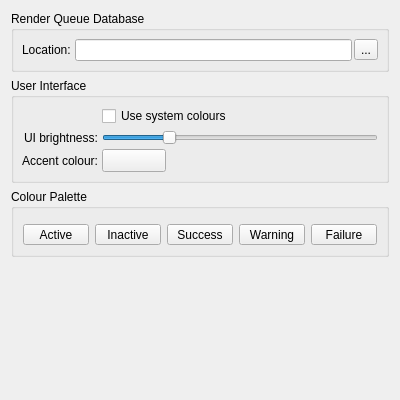
<?xml version="1.0" encoding="UTF-8"?>
<ui version="4.0">
 <class>settings_frame</class>
 <widget class="QFrame" name="settings_frame">
  <property name="geometry">
   <rect>
    <x>0</x>
    <y>0</y>
    <width>400</width>
    <height>400</height>
   </rect>
  </property>
  <property name="windowTitle">
   <string>Frame</string>
  </property>
  <property name="frameShape">
   <enum>QFrame::NoFrame</enum>
  </property>
  <layout class="QVBoxLayout" name="verticalLayout">
   <item>
    <widget class="QGroupBox" name="database_groupBox">
     <property name="sizePolicy">
      <sizepolicy hsizetype="Preferred" vsizetype="Maximum">
       <horstretch>0</horstretch>
       <verstretch>0</verstretch>
      </sizepolicy>
     </property>
     <property name="title">
      <string>Render Queue Database</string>
     </property>
     <property name="expandable" stdset="0">
      <bool>true</bool>
     </property>
     <property name="xmlCategory" stdset="0">
      <string>database</string>
     </property>
     <layout class="QFormLayout" name="generic_formLayout">
      <property name="fieldGrowthPolicy">
       <enum>QFormLayout::AllNonFixedFieldsGrow</enum>
      </property>
      <property name="labelAlignment">
       <set>Qt::AlignRight|Qt::AlignTrailing|Qt::AlignVCenter</set>
      </property>
      <property name="horizontalSpacing">
       <number>4</number>
      </property>
      <property name="verticalSpacing">
       <number>4</number>
      </property>
      <property name="leftMargin">
       <number>8</number>
      </property>
      <property name="topMargin">
       <number>8</number>
      </property>
      <property name="rightMargin">
       <number>8</number>
      </property>
      <property name="bottomMargin">
       <number>8</number>
      </property>
      <item row="0" column="0">
       <widget class="QLabel" name="location_label">
        <property name="text">
         <string>Location:</string>
        </property>
        <property name="buddy">
         <cstring>location_lineEdit</cstring>
        </property>
       </widget>
      </item>
      <item row="0" column="1">
       <widget class="QFrame" name="location_frame">
        <property name="lineWidth">
         <number>0</number>
        </property>
        <layout class="QHBoxLayout" name="command_horizontalLayout">
         <property name="spacing">
          <number>2</number>
         </property>
         <property name="leftMargin">
          <number>0</number>
         </property>
         <property name="topMargin">
          <number>0</number>
         </property>
         <property name="rightMargin">
          <number>0</number>
         </property>
         <property name="bottomMargin">
          <number>0</number>
         </property>
         <item>
          <widget class="QLineEdit" name="location_lineEdit">
           <property name="toolTip">
            <string>&lt;html&gt;&lt;head/&gt;&lt;body&gt;&lt;p&gt;Path the the folder containing the render queue database.&lt;/p&gt;&lt;/body&gt;&lt;/html&gt;</string>
           </property>
           <property name="text">
            <string/>
           </property>
           <property name="xmlTag" stdset="0">
            <string>databaseLocation</string>
           </property>
          </widget>
         </item>
         <item>
          <widget class="QToolButton" name="locationBrowse_toolButton">
           <property name="text">
            <string>...</string>
           </property>
           <property name="iconSize">
            <size>
             <width>15</width>
             <height>15</height>
            </size>
           </property>
           <property name="toolButtonStyle">
            <enum>Qt::ToolButtonIconOnly</enum>
           </property>
           <property name="noBackground" stdset="0">
            <bool>false</bool>
           </property>
          </widget>
         </item>
        </layout>
       </widget>
      </item>
     </layout>
    </widget>
   </item>
   <item>
    <widget class="QGroupBox" name="userInterface_groupBox">
     <property name="sizePolicy">
      <sizepolicy hsizetype="Preferred" vsizetype="Maximum">
       <horstretch>0</horstretch>
       <verstretch>0</verstretch>
      </sizepolicy>
     </property>
     <property name="title">
      <string>User Interface</string>
     </property>
     <property name="checked">
      <bool>false</bool>
     </property>
     <property name="expandable" stdset="0">
      <bool>true</bool>
     </property>
     <property name="xmlCategory" stdset="0">
      <string>userInterface</string>
     </property>
     <layout class="QFormLayout" name="frames_formLayout">
      <property name="fieldGrowthPolicy">
       <enum>QFormLayout::AllNonFixedFieldsGrow</enum>
      </property>
      <property name="labelAlignment">
       <set>Qt::AlignRight|Qt::AlignTrailing|Qt::AlignVCenter</set>
      </property>
      <property name="horizontalSpacing">
       <number>4</number>
      </property>
      <property name="verticalSpacing">
       <number>4</number>
      </property>
      <property name="leftMargin">
       <number>8</number>
      </property>
      <property name="topMargin">
       <number>8</number>
      </property>
      <property name="rightMargin">
       <number>8</number>
      </property>
      <property name="bottomMargin">
       <number>8</number>
      </property>
      <item row="1" column="0">
       <widget class="QLabel" name="uiBrightness_label">
        <property name="text">
         <string>UI brightness:</string>
        </property>
        <property name="buddy">
         <cstring>uiBrightness_slider</cstring>
        </property>
       </widget>
      </item>
      <item row="1" column="1">
       <widget class="QFrame" name="uiBrightness_frame">
        <property name="lineWidth">
         <number>0</number>
        </property>
        <layout class="QHBoxLayout" name="taskSize_horizontalLayout">
         <property name="spacing">
          <number>6</number>
         </property>
         <property name="leftMargin">
          <number>0</number>
         </property>
         <property name="topMargin">
          <number>0</number>
         </property>
         <property name="rightMargin">
          <number>0</number>
         </property>
         <property name="bottomMargin">
          <number>0</number>
         </property>
         <item>
          <widget class="QSlider" name="uiBrightness_slider">
           <property name="minimum">
            <number>17</number>
           </property>
           <property name="maximum">
            <number>238</number>
           </property>
           <property name="singleStep">
            <number>1</number>
           </property>
           <property name="pageStep">
            <number>17</number>
           </property>
           <property name="value">
            <number>68</number>
           </property>
           <property name="orientation">
            <enum>Qt::Horizontal</enum>
           </property>
           <property name="tickPosition">
            <enum>QSlider::NoTicks</enum>
           </property>
           <property name="tickInterval">
            <number>10</number>
           </property>
           <property name="xmlTag" stdset="0">
            <string>uiBrightness</string>
           </property>
          </widget>
         </item>
        </layout>
       </widget>
      </item>
      <item row="0" column="1">
       <widget class="QCheckBox" name="useSystemColors_checkBox">
        <property name="text">
         <string>Use system colours</string>
        </property>
        <property name="tristate">
         <bool>false</bool>
        </property>
        <property name="xmlTag" stdset="0">
         <string>useSystemColors</string>
        </property>
       </widget>
      </item>
      <item row="2" column="0">
       <widget class="QLabel" name="uiAccentColor_label">
        <property name="text">
         <string>Accent colour:</string>
        </property>
        <property name="buddy">
         <cstring>uiAccentColor_button</cstring>
        </property>
       </widget>
      </item>
      <item row="2" column="1">
       <widget class="QToolButton" name="uiAccentColor_button">
        <property name="minimumSize">
         <size>
          <width>64</width>
          <height>0</height>
         </size>
        </property>
        <property name="xmlTag" stdset="0">
         <string>uiAccentColor</string>
        </property>
        <property name="colorChooser" stdset="0">
         <bool>true</bool>
        </property>
       </widget>
      </item>
     </layout>
    </widget>
   </item>
   <item>
    <widget class="QGroupBox" name="palette_groupBox">
     <property name="sizePolicy">
      <sizepolicy hsizetype="Preferred" vsizetype="Maximum">
       <horstretch>0</horstretch>
       <verstretch>0</verstretch>
      </sizepolicy>
     </property>
     <property name="title">
      <string>Colour Palette</string>
     </property>
     <property name="checked">
      <bool>false</bool>
     </property>
     <property name="expandable" stdset="0">
      <bool>true</bool>
     </property>
     <property name="xmlCategory" stdset="0">
      <string>colorPalette</string>
     </property>
     <layout class="QGridLayout" name="gridLayout">
      <item row="1" column="1">
       <widget class="QToolButton" name="colorInactive_button">
        <property name="sizePolicy">
         <sizepolicy hsizetype="Expanding" vsizetype="Fixed">
          <horstretch>0</horstretch>
          <verstretch>0</verstretch>
         </sizepolicy>
        </property>
        <property name="minimumSize">
         <size>
          <width>64</width>
          <height>0</height>
         </size>
        </property>
        <property name="text">
         <string>Inactive</string>
        </property>
        <property name="xmlTag" stdset="0">
         <string>colorInactive</string>
        </property>
        <property name="colorChooser" stdset="0">
         <bool>true</bool>
        </property>
       </widget>
      </item>
      <item row="1" column="2">
       <widget class="QToolButton" name="colorSuccess_button">
        <property name="sizePolicy">
         <sizepolicy hsizetype="Expanding" vsizetype="Fixed">
          <horstretch>0</horstretch>
          <verstretch>0</verstretch>
         </sizepolicy>
        </property>
        <property name="minimumSize">
         <size>
          <width>64</width>
          <height>0</height>
         </size>
        </property>
        <property name="text">
         <string>Success</string>
        </property>
        <property name="xmlTag" stdset="0">
         <string>colorSuccess</string>
        </property>
        <property name="colorChooser" stdset="0">
         <bool>true</bool>
        </property>
       </widget>
      </item>
      <item row="1" column="0">
       <widget class="QToolButton" name="colorActive_button">
        <property name="sizePolicy">
         <sizepolicy hsizetype="Expanding" vsizetype="Fixed">
          <horstretch>0</horstretch>
          <verstretch>0</verstretch>
         </sizepolicy>
        </property>
        <property name="minimumSize">
         <size>
          <width>64</width>
          <height>0</height>
         </size>
        </property>
        <property name="text">
         <string>Active</string>
        </property>
        <property name="xmlTag" stdset="0">
         <string>colorActive</string>
        </property>
        <property name="colorChooser" stdset="0">
         <bool>true</bool>
        </property>
       </widget>
      </item>
      <item row="1" column="3">
       <widget class="QToolButton" name="colorWarning_button">
        <property name="sizePolicy">
         <sizepolicy hsizetype="Expanding" vsizetype="Fixed">
          <horstretch>0</horstretch>
          <verstretch>0</verstretch>
         </sizepolicy>
        </property>
        <property name="minimumSize">
         <size>
          <width>64</width>
          <height>0</height>
         </size>
        </property>
        <property name="text">
         <string>Warning</string>
        </property>
        <property name="xmlTag" stdset="0">
         <string>colorWarning</string>
        </property>
        <property name="colorChooser" stdset="0">
         <bool>true</bool>
        </property>
       </widget>
      </item>
      <item row="0" column="0">
       <widget class="QFrame" name="uiBrightness_frame_2">
        <property name="lineWidth">
         <number>0</number>
        </property>
        <layout class="QHBoxLayout" name="taskSize_horizontalLayout_2">
         <property name="spacing">
          <number>6</number>
         </property>
         <property name="leftMargin">
          <number>0</number>
         </property>
         <property name="topMargin">
          <number>0</number>
         </property>
         <property name="rightMargin">
          <number>0</number>
         </property>
         <property name="bottomMargin">
          <number>0</number>
         </property>
        </layout>
       </widget>
      </item>
      <item row="1" column="4">
       <widget class="QToolButton" name="colorFailure_button">
        <property name="sizePolicy">
         <sizepolicy hsizetype="Expanding" vsizetype="Fixed">
          <horstretch>0</horstretch>
          <verstretch>0</verstretch>
         </sizepolicy>
        </property>
        <property name="minimumSize">
         <size>
          <width>64</width>
          <height>0</height>
         </size>
        </property>
        <property name="text">
         <string>Failure</string>
        </property>
        <property name="xmlTag" stdset="0">
         <string>colorFailure</string>
        </property>
        <property name="colorChooser" stdset="0">
         <bool>true</bool>
        </property>
       </widget>
      </item>
     </layout>
    </widget>
   </item>
   <item>
    <spacer name="verticalSpacer">
     <property name="orientation">
      <enum>Qt::Vertical</enum>
     </property>
     <property name="sizeHint" stdset="0">
      <size>
       <width>20</width>
       <height>40</height>
      </size>
     </property>
    </spacer>
   </item>
  </layout>
 </widget>
 <tabstops>
  <tabstop>location_lineEdit</tabstop>
  <tabstop>locationBrowse_toolButton</tabstop>
  <tabstop>useSystemColors_checkBox</tabstop>
  <tabstop>uiBrightness_slider</tabstop>
  <tabstop>uiAccentColor_button</tabstop>
 </tabstops>
 <resources/>
 <connections/>
</ui>
